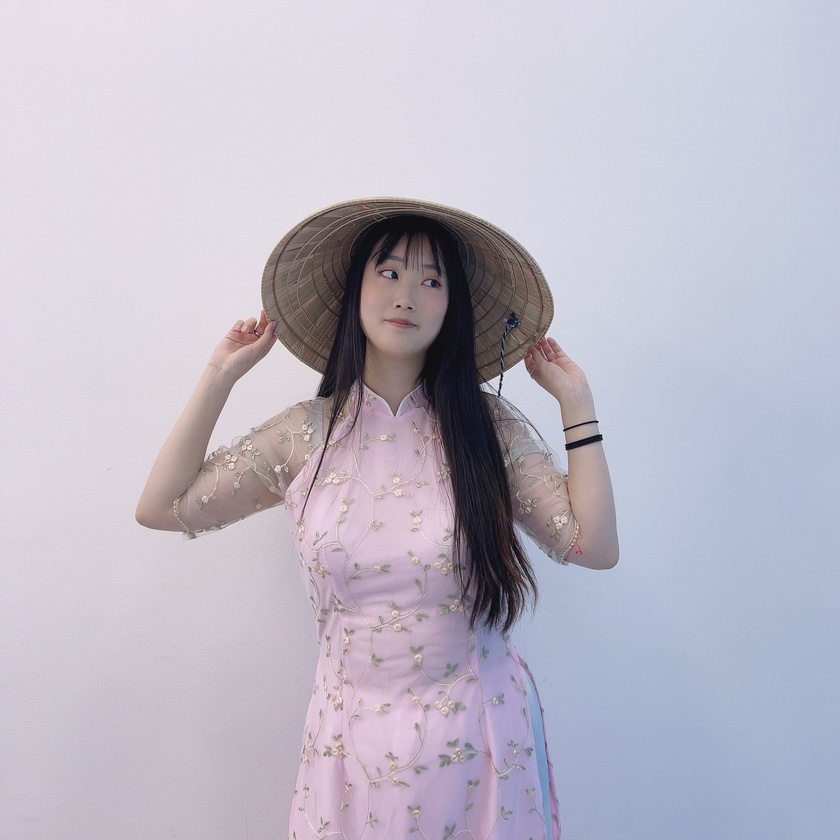
#> input picture OpenCV/MachineLearning/Resource/girl.jpg, 840 x 840 px, shrunk from 1920 x 1919 before the run
$ python haar_face.py
#> lines starting #> are read from the running program, lines starting #| are printed output that depends on the picture; after the words box and inside, x2 and y2 are one past the last pixel; in counts of white or black regions, pixels touching at a corner belong together
import cv2

# 얼굴 검출을 위한 캐스케이드 분류기 생성
face_cascade = cv2.CascadeClassifier('../MachineLearning/Resource/haarcascade_frontalface_default.xml')
# 눈 검출을 위한 캐스케이드 분류기 생성
eye_cascade = cv2.CascadeClassifier('../MachineLearning/Resource/haarcascade_eye.xml')
# 검출할 이미지를 읽고 그레이 스케일로 변환
img = cv2.imread('../MachineLearning/Resource/girl.jpg')
#> img is the input picture: shape (840, 840, 3); mean B, G, R 198.1, 184.3, 188.7
gray = cv2.cvtColor(img, cv2.COLOR_BGR2GRAY)
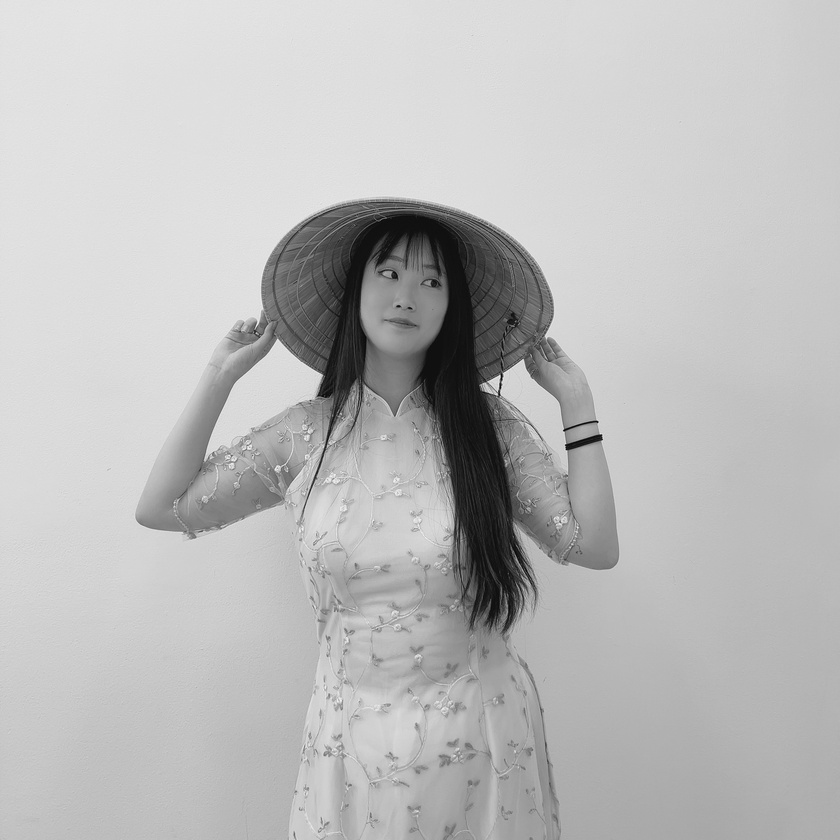
#> gray: shape (840, 840); min 3, max 245, mean 187.2
# 얼굴 검출
faces = face_cascade.detectMultiScale(gray)
#> faces = [[349, 237, 114, 114]]
# 검출된 얼굴 순회
for(x, y, w, h) in faces:
    # 검출된 얼굴에 사각형 표시
    cv2.rectangle(img, (x, y), (x+w, y+h), (255, 0, 0), 2)
    # 얼굴 영역을 ROI로 설정
    roi = gray[y:y+h, x:x+w]
    # ROI에서 눈 검출
    eyes = eye_cascade.detectMultiScale(roi)
    # 검출된 눈에 사각형 표시
    for(ex, ey, ew, eh) in eyes:
        cv2.rectangle(img[y:y+h, x:x+w], (ex, ey), (ex+ew, ey+eh), (0, 255, 0), 2)
#> this loop made 1 pass
#> (x, y, w, h, eyes) on pass 1: (349, 237, 114, 114, [[72, 35, 23, 23], [24, 20, 32, 32]])
#> pass 1, `roi = gray[y:y+h, x:x+w]`:
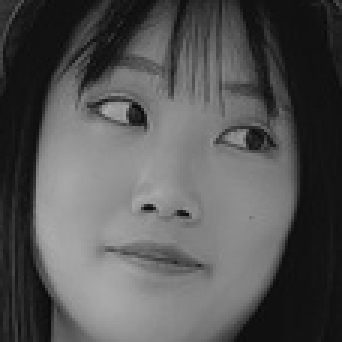
#> roi: shape (114, 114) (shown 3 times larger); min 8, max 173, mean 85.3
#> after the loop:
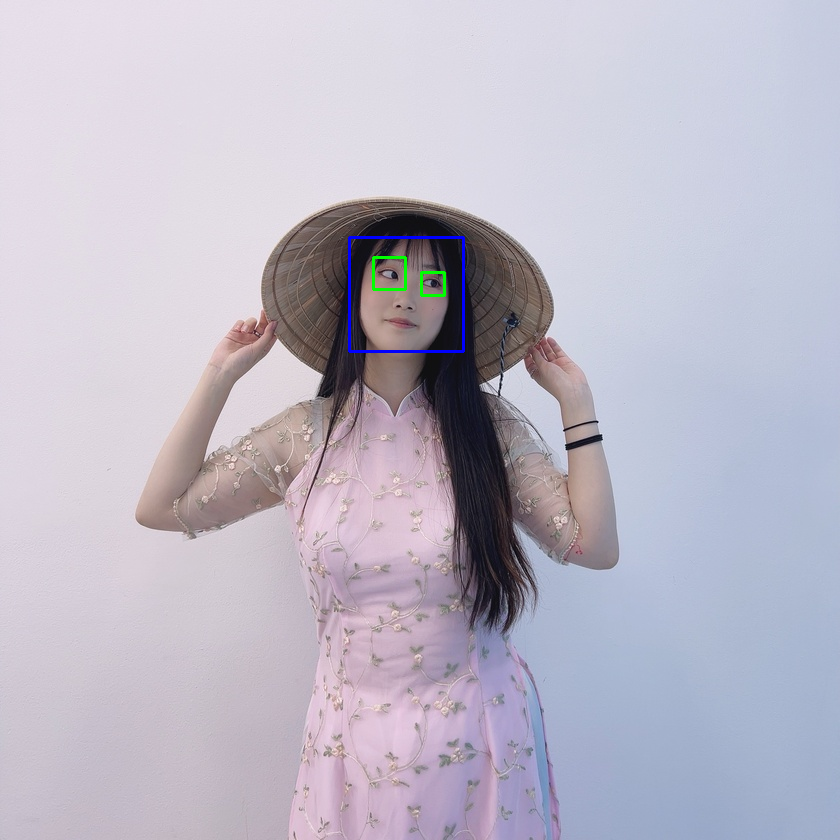
#> img: shape (840, 840, 3); 0.29% of pixels changed, all inside (x1, y1, x2, y2) = (348, 236, 465, 353)
# 결과 출력
cv2.imshow('img', img)
cv2.waitKey(0)
cv2.destroyAllWindows()
